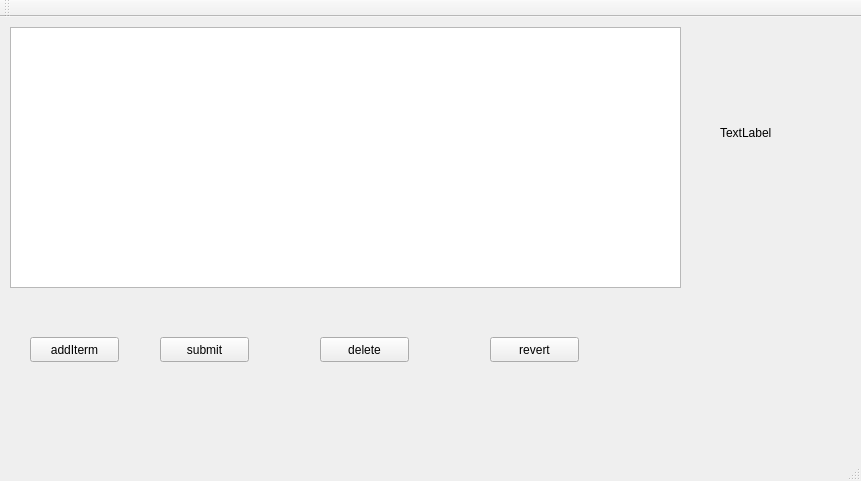
<?xml version="1.0" encoding="UTF-8"?>
<ui version="4.0">
 <class>MainWindow</class>
 <widget class="QMainWindow" name="MainWindow">
  <property name="geometry">
   <rect>
    <x>0</x>
    <y>0</y>
    <width>861</width>
    <height>481</height>
   </rect>
  </property>
  <property name="windowTitle">
   <string>MainWindow</string>
  </property>
  <widget class="QWidget" name="centralWidget">
   <widget class="QTableView" name="tableView">
    <property name="geometry">
     <rect>
      <x>10</x>
      <y>10</y>
      <width>671</width>
      <height>261</height>
     </rect>
    </property>
   </widget>
   <widget class="QLabel" name="label_picture">
    <property name="geometry">
     <rect>
      <x>720</x>
      <y>30</y>
      <width>121</width>
      <height>171</height>
     </rect>
    </property>
    <property name="text">
     <string>TextLabel</string>
    </property>
   </widget>
   <widget class="QPushButton" name="button_add">
    <property name="geometry">
     <rect>
      <x>30</x>
      <y>320</y>
      <width>89</width>
      <height>25</height>
     </rect>
    </property>
    <property name="text">
     <string>addIterm</string>
    </property>
   </widget>
   <widget class="QPushButton" name="button_submit">
    <property name="geometry">
     <rect>
      <x>160</x>
      <y>320</y>
      <width>89</width>
      <height>25</height>
     </rect>
    </property>
    <property name="text">
     <string>submit</string>
    </property>
   </widget>
   <widget class="QPushButton" name="button_revert">
    <property name="geometry">
     <rect>
      <x>490</x>
      <y>320</y>
      <width>89</width>
      <height>25</height>
     </rect>
    </property>
    <property name="text">
     <string>revert</string>
    </property>
   </widget>
   <widget class="QPushButton" name="button_delete">
    <property name="geometry">
     <rect>
      <x>320</x>
      <y>320</y>
      <width>89</width>
      <height>25</height>
     </rect>
    </property>
    <property name="text">
     <string>delete</string>
    </property>
   </widget>
  </widget>
  <widget class="QMenuBar" name="menuBar">
   <property name="geometry">
    <rect>
     <x>0</x>
     <y>0</y>
     <width>861</width>
     <height>22</height>
    </rect>
   </property>
  </widget>
  <widget class="QToolBar" name="mainToolBar">
   <attribute name="toolBarArea">
    <enum>TopToolBarArea</enum>
   </attribute>
   <attribute name="toolBarBreak">
    <bool>false</bool>
   </attribute>
  </widget>
  <widget class="QStatusBar" name="statusBar"/>
 </widget>
 <layoutdefault spacing="6" margin="11"/>
 <resources/>
 <connections/>
</ui>
